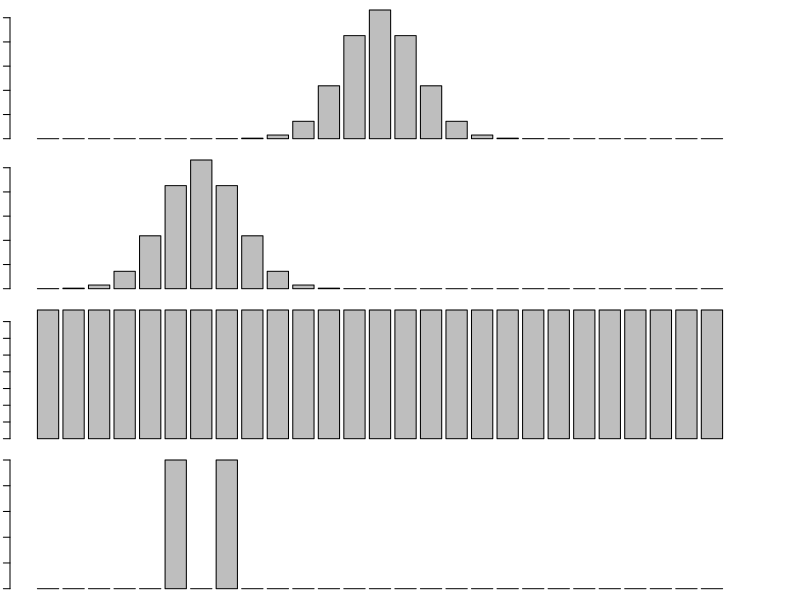

Here is the R script that generated this plot:
## ---- chunk 1
nb.alleles <- 27
alleles <- seq(nb.alleles)
ref <- (nb.alleles+1)/2
current <- (nb.alleles+1)/4 # arbitrary
par(mfrow=c(4,1),mai = c(0.1, 0.1, 0.1, 0.5))  
barplot(dnorm(alleles,mean=ref,sd = sqrt(nb.alleles/12)))
barplot(dnorm(alleles,mean=current,sd = sqrt(nb.alleles/12)))
barplot(dunif(alleles,min=1,max = nb.alleles))
barplot(c(rep(0,current -2),0.5,0,0.5,rep(0,nb.alleles-current-1)))
